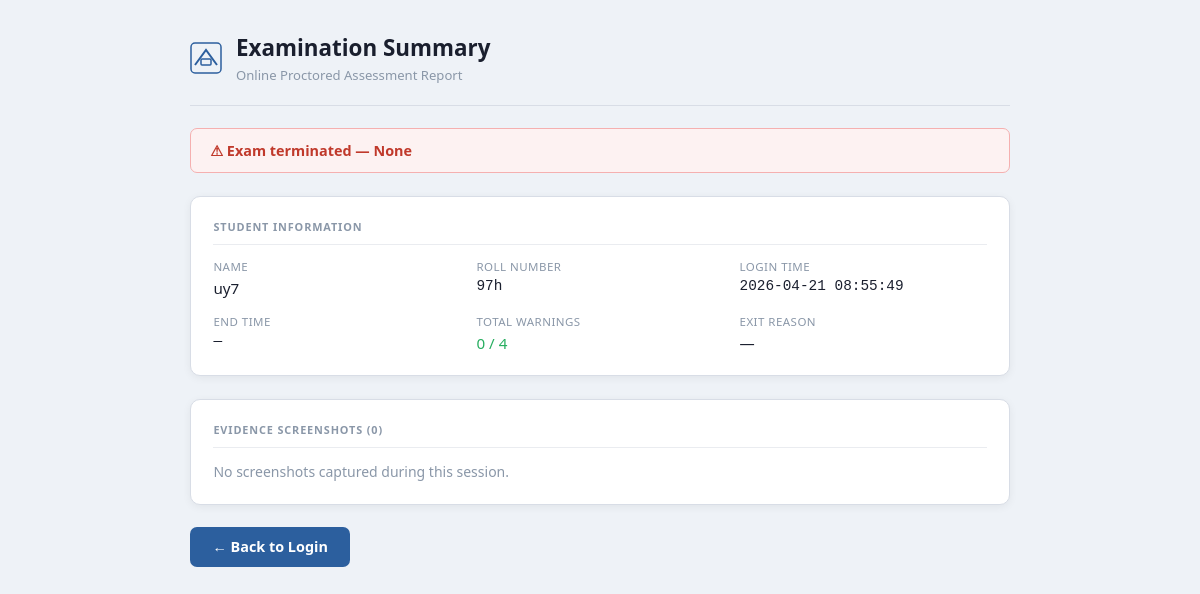
The app's page /result/97h with its own data.
### tables this page shows
CREATE TABLE students (
            id         INTEGER PRIMARY KEY AUTOINCREMENT,
            name       TEXT    NOT NULL,
            roll       TEXT    NOT NULL UNIQUE,
            created_at TEXT    DEFAULT (datetime('now'))
        );

CREATE TABLE exam_logs (
            id                 INTEGER PRIMARY KEY AUTOINCREMENT,
            roll               TEXT    NOT NULL,
            login_time         TEXT,
            end_time           TEXT,
            warning_count      INTEGER DEFAULT 0,
            termination_reason TEXT,
            FOREIGN KEY (roll) REFERENCES students(roll)
        );

### app.py (the view)
@app.route("/result/<roll>")
def result(roll):
    conn = get_db()
    student = conn.execute(
        "SELECT * FROM students WHERE roll=?", (roll,)
    ).fetchone()
    log = conn.execute(
        "SELECT * FROM exam_logs WHERE roll=? ORDER BY id DESC LIMIT 1", (roll,)
    ).fetchone()
    shots = conn.execute(
        "SELECT * FROM screenshots WHERE roll=? ORDER BY captured_at DESC", (roll,)
    ).fetchall()
    conn.close()
    return render_template("result.html", student=student, log=log, shots=shots)

### app.py (called while the page is built)
def get_db():
    conn = sqlite3.connect(DB_PATH)
    conn.row_factory = sqlite3.Row
    return conn

### templates/result.html (shortened to what this page needs)
<!DOCTYPE html>
<html lang="en">
<head>
</head>
<body>
  <div class="container">
    <div class="page-header">
      <div>
        <h1>Examination Summary</h1>
        <p>Online Proctored Assessment Report</p>
      </div>
    </div>
    {% if log %}
    <div class="banner {% if log.termination_reason == 'Submitted by student' %}ok{% else %}warn{% endif %}">
      {% if log.termination_reason == 'Submitted by student' %}
        &#10003; Exam submitted successfully
      {% else %}
        &#9888; Exam terminated — {{ log.termination_reason }}
      {% endif %}
    </div>
    {% endif %}
    <div class="card">
      <div class="card-title">Student Information</div>
      <div class="info-grid">
        <div class="info-item">
          <span class="info-label">Name</span>
          <span class="info-value">{{ student.name if student else '—' }}</span>
        </div>
        <div class="info-item">
          <span class="info-label">Roll Number</span>
          <span class="info-value mono">{{ student.roll if student else '—' }}</span>
        </div>
        {% if log %}
        <div class="info-item">
          <span class="info-label">Login Time</span>
          <span class="info-value mono">{{ log.login_time or '—' }}</span>
        </div>
        <div class="info-item">
          <span class="info-label">End Time</span>
          <span class="info-value mono">{{ log.end_time or '—' }}</span>
        </div>
        <div class="info-item">
          <span class="info-label">Total Warnings</span>
          <span class="info-value {% if log.warning_count >= 4 %}bad{% elif log.warning_count >= 2 %}warn{% else %}ok{% endif %}">
            {{ log.warning_count }} / 4
          </span>
        </div>
        <div class="info-item">
          <span class="info-label">Exit Reason</span>
          <span class="info-value">{{ log.termination_reason or '—' }}</span>
        </div>
        {% endif %}
      </div>
    </div>
    <div class="card">
      <div class="card-title">Evidence Screenshots ({{ shots|length if shots else 0 }})</div>
      {% if shots %}
      <div class="shots-grid">
        {% for s in shots %}
        <div class="shot">
          <img src="/static/screenshots/{{ s.filepath.split('/')[-1] }}" alt="Evidence"
               onerror="this.style.display='none'"/>
          <div class="shot-meta">
            <span class="shot-reason">{{ s.reason }}</span>
            <span class="shot-time">{{ s.captured_at }}</span>
          </div>
        </div>
        {% endfor %}
      </div>
      {% else %}
        <p style="color:#8a97a8;font-size:.875rem;">No screenshots captured during this session.</p>
      {% endif %}
    </div>
    <div>
      <a href="/" class="back-btn">&#8592; Back to Login</a>
    </div>
  </div>
</body>
</html>

### templates/result.html (style rules this page uses)
* { box-sizing:border-box; margin:0; padding:0; }
body { font-family:'Segoe UI',Arial,sans-serif; background:#eef2f7; min-height:100vh; padding:2rem 1rem; color:#1a1f2e; }
.container { max-width:820px; margin:0 auto; display:flex; flex-direction:column; gap:1.4rem; }
.page-header { display:flex; align-items:center; gap:14px; padding-bottom:1.3rem; border-bottom:1px solid #d8dde6; }
.page-header h1 { font-size:1.4rem; font-weight:700; }
.page-header p { font-size:.82rem; color:#8a97a8; margin-top:3px; }
.banner { padding:.75rem 1.2rem; border-radius:7px; font-weight:600; font-size:.9rem; }
.banner.warn { background:#fdf2f2; color:#c0392b; border:1px solid #f5b0b0; }
.card { background:#fff; border:1px solid #d8dde6; border-radius:10px; padding:1.4rem; box-shadow:0 2px 8px rgba(0,0,0,.06); }
.card-title { font-size:.68rem; font-weight:700; letter-spacing:.08em; text-transform:uppercase; color:#8a97a8; margin-bottom:.9rem; padding-bottom:.6rem; border-bottom:1px solid #eaecf0; }
.info-grid { display:grid; grid-template-columns:repeat(auto-fill,minmax(200px,1fr)); gap:1rem; }
.info-item { display:flex; flex-direction:column; gap:.25rem; }
.info-label { font-size:.72rem; color:#8a97a8; text-transform:uppercase; letter-spacing:.04em; }
.info-value { font-size:.95rem; font-weight:500; }
.info-value.mono { font-family:'Courier New',monospace; font-size:.9rem; }
.info-value.ok { color:#27ae60; }
.back-btn { display:inline-flex; align-items:center; gap:8px; padding:.65rem 1.4rem; background:#2c5f9e; color:#fff; border:none; border-radius:7px; font-family:inherit; font-size:.9rem; font-weight:600; cursor:pointer; text-decoration:none; transition:background .15s; }

### records on screen
students: name "uy7", roll "97h"
exam_logs: login_time "2026-04-21 08:55:49", warning_count "0"

### other values on screen
{{ log.termination_reason }} "None"
{{ log.end_time or '—' }} "—"
{{ log.termination_reason or '—' }} "—"
{{ shots|length if shots else 0 }} "0"
